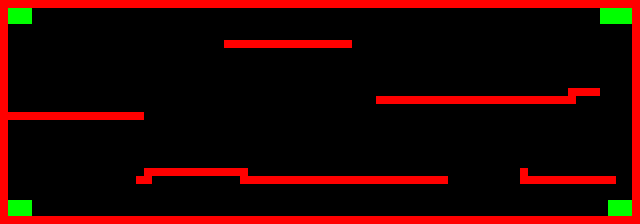

Rendered tile map (Tiled .tmx) drawn with the repository's tilesets; below, a short description and the full map source, tile grids included:
An orthogonal 80x28 tile map with 8x8 px tiles, 1 tile layer (Tile Layer 1).

<map version="1.2" tiledversion="1.3.4" orientation="orthogonal" renderorder="left-up" width="80" height="28" tilewidth="8" tileheight="8" infinite="0" nextlayerid="2" nextobjectid="1">
 <editorsettings>
  <export target="level2.tmx" format="tmx" />
 </editorsettings>
 <tileset firstgid="1" source="bgTiles.tsx" />
 <layer id="1" name="Tile Layer 1" width="80" height="28">
  <data encoding="csv">
2,2,2,2,2,2,2,2,2,2,2,2,2,2,2,2,2,2,2,2,2,2,2,2,2,2,2,2,2,2,2,2,2,2,2,2,2,2,2,2,2,2,2,2,2,2,2,2,2,2,2,2,2,2,2,2,2,2,2,2,2,2,2,2,2,2,2,2,2,2,2,2,2,2,2,2,2,2,2,2,
2,3,3,3,0,0,0,0,0,0,0,0,0,0,0,0,0,0,0,0,0,0,0,0,0,0,0,0,0,0,0,0,0,0,0,0,0,0,0,0,0,0,0,0,0,0,0,0,0,0,0,0,0,0,0,0,0,0,0,0,0,0,0,0,0,0,0,0,0,0,0,0,0,0,0,3,3,3,3,2,
2,3,3,3,0,0,0,0,0,0,0,0,0,0,0,0,0,0,0,0,0,0,0,0,0,0,0,0,0,0,0,0,0,0,0,0,0,0,0,0,0,0,0,0,0,0,0,0,0,0,0,0,0,0,0,0,0,0,0,0,0,0,0,0,0,0,0,0,0,0,0,0,0,0,0,3,3,3,3,2,
2,0,0,0,0,0,0,0,0,0,0,0,0,0,0,0,0,0,0,0,0,0,0,0,0,0,0,0,0,0,0,0,0,0,0,0,0,0,0,0,0,0,0,0,0,0,0,0,0,0,0,0,0,0,0,0,0,0,0,0,0,0,0,0,0,0,0,0,0,0,0,0,0,0,0,0,0,0,0,2,
2,0,0,0,0,0,0,0,0,0,0,0,0,0,0,0,0,0,0,0,0,0,0,0,0,0,0,0,0,0,0,0,0,0,0,0,0,0,0,0,0,0,0,0,0,0,0,0,0,0,0,0,0,0,0,0,0,0,0,0,0,0,0,0,0,0,0,0,0,0,0,0,0,0,0,0,0,0,0,2,
2,0,0,0,0,0,0,0,0,0,0,0,0,0,0,0,0,0,0,0,0,0,0,0,0,0,0,0,2,2,2,2,2,2,2,2,2,2,2,2,2,2,2,2,0,0,0,0,0,0,0,0,0,0,0,0,0,0,0,0,0,0,0,0,0,0,0,0,0,0,0,0,0,0,0,0,0,0,0,2,
2,0,0,0,0,0,0,0,0,0,0,0,0,0,0,0,0,0,0,0,0,0,0,0,0,0,0,0,0,0,0,0,0,0,0,0,0,0,0,0,0,0,0,0,0,0,0,0,0,0,0,0,0,0,0,0,0,0,0,0,0,0,0,0,0,0,0,0,0,0,0,0,0,0,0,0,0,0,0,2,
2,0,0,0,0,0,0,0,0,0,0,0,0,0,0,0,0,0,0,0,0,0,0,0,0,0,0,0,0,0,0,0,0,0,0,0,0,0,0,0,0,0,0,0,0,0,0,0,0,0,0,0,0,0,0,0,0,0,0,0,0,0,0,0,0,0,0,0,0,0,0,0,0,0,0,0,0,0,0,2,
2,0,0,0,0,0,0,0,0,0,0,0,0,0,0,0,0,0,0,0,0,0,0,0,0,0,0,0,0,0,0,0,0,0,0,0,0,0,0,0,0,0,0,0,0,0,0,0,0,0,0,0,0,0,0,0,0,0,0,0,0,0,0,0,0,0,0,0,0,0,0,0,0,0,0,0,0,0,0,2,
2,0,0,0,0,0,0,0,0,0,0,0,0,0,0,0,0,0,0,0,0,0,0,0,0,0,0,0,0,0,0,0,0,0,0,0,0,0,0,0,0,0,0,0,0,0,0,0,0,0,0,0,0,0,0,0,0,0,0,0,0,0,0,0,0,0,0,0,0,0,0,0,0,0,0,0,0,0,0,2,
2,0,0,0,0,0,0,0,0,0,0,0,0,0,0,0,0,0,0,0,0,0,0,0,0,0,0,0,0,0,0,0,0,0,0,0,0,0,0,0,0,0,0,0,0,0,0,0,0,0,0,0,0,0,0,0,0,0,0,0,0,0,0,0,0,0,0,0,0,0,0,0,0,0,0,0,0,0,0,2,
2,0,0,0,0,0,0,0,0,0,0,0,0,0,0,0,0,0,0,0,0,0,0,0,0,0,0,0,0,0,0,0,0,0,0,0,0,0,0,0,0,0,0,0,0,0,0,0,0,0,0,0,0,0,0,0,0,0,0,0,0,0,0,0,0,0,0,0,0,0,0,2,2,2,2,0,0,0,0,2,
2,0,0,0,0,0,0,0,0,0,0,0,0,0,0,0,0,0,0,0,0,0,0,0,0,0,0,0,0,0,0,0,0,0,0,0,0,0,0,0,0,0,0,0,0,0,0,2,2,2,2,2,2,2,2,2,2,2,2,2,2,2,2,2,2,2,2,2,2,2,2,2,0,0,0,0,0,0,0,2,
2,0,0,0,0,0,0,0,0,0,0,0,0,0,0,0,0,0,0,0,0,0,0,0,0,0,0,0,0,0,0,0,0,0,0,0,0,0,0,0,0,0,0,0,0,0,0,0,0,0,0,0,0,0,0,0,0,0,0,0,0,0,0,0,0,0,0,0,0,0,0,0,0,0,0,0,0,0,0,2,
2,2,2,2,2,2,2,2,2,2,2,2,2,2,2,2,2,2,0,0,0,0,0,0,0,0,0,0,0,0,0,0,0,0,0,0,0,0,0,0,0,0,0,0,0,0,0,0,0,0,0,0,0,0,0,0,0,0,0,0,0,0,0,0,0,0,0,0,0,0,0,0,0,0,0,0,0,0,0,2,
2,0,0,0,0,0,0,0,0,0,0,0,0,0,0,0,0,0,0,0,0,0,0,0,0,0,0,0,0,0,0,0,0,0,0,0,0,0,0,0,0,0,0,0,0,0,0,0,0,0,0,0,0,0,0,0,0,0,0,0,0,0,0,0,0,0,0,0,0,0,0,0,0,0,0,0,0,0,0,2,
2,0,0,0,0,0,0,0,0,0,0,0,0,0,0,0,0,0,0,0,0,0,0,0,0,0,0,0,0,0,0,0,0,0,0,0,0,0,0,0,0,0,0,0,0,0,0,0,0,0,0,0,0,0,0,0,0,0,0,0,0,0,0,0,0,0,0,0,0,0,0,0,0,0,0,0,0,0,0,2,
2,0,0,0,0,0,0,0,0,0,0,0,0,0,0,0,0,0,0,0,0,0,0,0,0,0,0,0,0,0,0,0,0,0,0,0,0,0,0,0,0,0,0,0,0,0,0,0,0,0,0,0,0,0,0,0,0,0,0,0,0,0,0,0,0,0,0,0,0,0,0,0,0,0,0,0,0,0,0,2,
2,0,0,0,0,0,0,0,0,0,0,0,0,0,0,0,0,0,0,0,0,0,0,0,0,0,0,0,0,0,0,0,0,0,0,0,0,0,0,0,0,0,0,0,0,0,0,0,0,0,0,0,0,0,0,0,0,0,0,0,0,0,0,0,0,0,0,0,0,0,0,0,0,0,0,0,0,0,0,2,
2,0,0,0,0,0,0,0,0,0,0,0,0,0,0,0,0,0,0,0,0,0,0,0,0,0,0,0,0,0,0,0,0,0,0,0,0,0,0,0,0,0,0,0,0,0,0,0,0,0,0,0,0,0,0,0,0,0,0,0,0,0,0,0,0,0,0,0,0,0,0,0,0,0,0,0,0,0,0,2,
2,0,0,0,0,0,0,0,0,0,0,0,0,0,0,0,0,0,0,0,0,0,0,0,0,0,0,0,0,0,0,0,0,0,0,0,0,0,0,0,0,0,0,0,0,0,0,0,0,0,0,0,0,0,0,0,0,0,0,0,0,0,0,0,0,0,0,0,0,0,0,0,0,0,0,0,0,0,0,2,
2,0,0,0,0,0,0,0,0,0,0,0,0,0,0,0,0,0,2,2,2,2,2,2,2,2,2,2,2,2,2,0,0,0,0,0,0,0,0,0,0,0,0,0,0,0,0,0,0,0,0,0,0,0,0,0,0,0,0,0,0,0,0,0,0,2,0,0,0,0,0,0,0,0,0,0,0,0,0,2,
2,0,0,0,0,0,0,0,0,0,0,0,0,0,0,0,0,2,2,0,0,0,0,0,0,0,0,0,0,0,2,2,2,2,2,2,2,2,2,2,2,2,2,2,2,2,2,2,2,2,2,2,2,2,2,2,0,0,0,0,0,0,0,0,0,2,2,2,2,2,2,2,2,2,2,2,2,0,0,2,
2,0,0,0,0,0,0,0,0,0,0,0,0,0,0,0,0,0,0,0,0,0,0,0,0,0,0,0,0,0,0,0,0,0,0,0,0,0,0,0,0,0,0,0,0,0,0,0,0,0,0,0,0,0,0,0,0,0,0,0,0,0,0,0,0,0,0,0,0,0,0,0,0,0,0,0,0,0,0,2,
2,0,0,0,0,0,0,0,0,0,0,0,0,0,0,0,0,0,0,0,0,0,0,0,0,0,0,0,0,0,0,0,0,0,0,0,0,0,0,0,0,0,0,0,0,0,0,0,0,0,0,0,0,0,0,0,0,0,0,0,0,0,0,0,0,0,0,0,0,0,0,0,0,0,0,0,0,0,0,2,
2,3,3,3,0,0,0,0,0,0,0,0,0,0,0,0,0,0,0,0,0,0,0,0,0,0,0,0,0,0,0,0,0,0,0,0,0,0,0,0,0,0,0,0,0,0,0,0,0,0,0,0,0,0,0,0,0,0,0,0,0,0,0,0,0,0,0,0,0,0,0,0,0,0,0,0,3,3,3,2,
2,3,3,3,0,0,0,0,0,0,0,0,0,0,0,0,0,0,0,0,0,0,0,0,0,0,0,0,0,0,0,0,0,0,0,0,0,0,0,0,0,0,0,0,0,0,0,0,0,0,0,0,0,0,0,0,0,0,0,0,0,0,0,0,0,0,0,0,0,0,0,0,0,0,0,0,3,3,3,2,
2,2,2,2,2,2,2,2,2,2,2,2,2,2,2,2,2,2,2,2,2,2,2,2,2,2,2,2,2,2,2,2,2,2,2,2,2,2,2,2,2,2,2,2,2,2,2,2,2,2,2,2,2,2,2,2,2,2,2,2,2,2,2,2,2,2,2,2,2,2,2,2,2,2,2,2,2,2,2,2
</data>
 </layer>
</map>